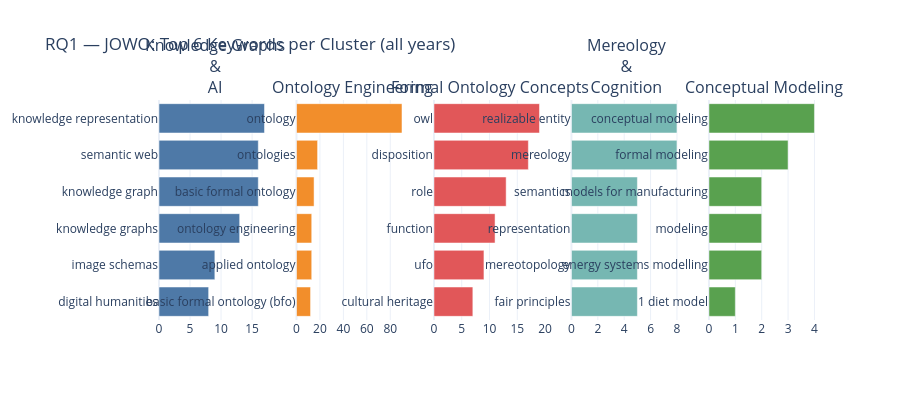

Source (notebook cell):
### Code cell
# ── Fig 1d: Top keywords per cluster (overall JOWO) ───────────────────────────
top_n = 6
fig = make_subplots(
    rows=1, cols=len(CLUSTERS),
    subplot_titles=[c.replace(" & ", "<br>&<br>") for c in CLUSTERS],
    horizontal_spacing=0.04
)

for i, cluster in enumerate(CLUSTERS, start=1):
    top = (
        df_jowo[df_jowo.cluster == cluster]
        .groupby("kw_clean")["count"].sum()
        .nlargest(top_n)
        .sort_values()
    )
    fig.add_trace(go.Bar(
        x=top.values, y=top.index,
        orientation="h",
        marker_color=CLUSTER_COLORS[cluster],
        showlegend=False,
        hovertemplate="%{y}: %{x}<extra></extra>"
    ), row=1, col=i)

fig.update_layout(
    title=f"RQ1 — JOWO: Top {top_n} Keywords per Cluster (all years)",
    height=400, template="plotly_white"
)
fig.show()

### Figure 1 — Plotly figure (JSON) as saved in the notebook; plotly's stock layout.template omitted (floating-point values rounded to 4 significant figures)
{"data": [{"hovertemplate": "%{y}: %{x}<extra></extra>", "marker": {"color": "#4E79A7"}, "orientation": "h", "showlegend": false, "type": "bar", "x": [8, 9, 13, 16, 16, 17], "xaxis": "x", "y": ["digital humanities", "image schemas", "knowledge graphs", "knowledge graph", "semantic web", "knowledge representation"], "yaxis": "y"}, {"hovertemplate": "%{y}: %{x}<extra></extra>", "marker": {"color": "#F28E2B"}, "orientation": "h", "showlegend": false, "type": "bar", "x": [12, 13, 13, 15, 18, 90], "xaxis": "x2", "y": ["basic formal ontology (bfo)", "applied ontology", "ontology engineering", "basic formal ontology", "ontologies", "ontology"], "yaxis": "y2"}, {"hovertemplate": "%{y}: %{x}<extra></extra>", "marker": {"color": "#E15759"}, "orientation": "h", "showlegend": false, "type": "bar", "x": [7, 9, 11, 13, 17, 19], "xaxis": "x3", "y": ["cultural heritage", "ufo", "function", "role", "disposition", "owl"], "yaxis": "y3"}, {"hovertemplate": "%{y}: %{x}<extra></extra>", "marker": {"color": "#76B7B2"}, "orientation": "h", "showlegend": false, "type": "bar", "x": [5, 5, 5, 5, 8, 8], "xaxis": "x4", "y": ["fair principles", "mereotopology", "representation", "semantics", "mereology", "realizable entity"], "yaxis": "y4"}, {"hovertemplate": "%{y}: %{x}<extra></extra>", "marker": {"color": "#59A14F"}, "orientation": "h", "showlegend": false, "type": "bar", "x": [1, 2, 2, 2, 3, 4], "xaxis": "x5", "y": ["1 diet model", "energy systems modelling", "modeling", "models for manufacturing", "formal modeling", "conceptual modeling"], "yaxis": "y5"}], "layout": {"annotations": [{"font": {"size": 16}, "showarrow": false, "text": "Knowledge Graphs<br>&<br>AI", "x": 0.084, "xanchor": "center", "xref": "paper", "y": 1.0, "yanchor": "bottom", "yref": "paper"}, {"font": {"size": 16}, "showarrow": false, "text": "Ontology Engineering", "x": 0.292, "xanchor": "center", "xref": "paper", "y": 1.0, "yanchor": "bottom", "yref": "paper"}, {"font": {"size": 16}, "showarrow": false, "text": "Formal Ontology Concepts", "x": 0.5, "xanchor": "center", "xref": "paper", "y": 1.0, "yanchor": "bottom", "yref": "paper"}, {"font": {"size": 16}, "showarrow": false, "text": "Mereology<br>&<br>Cognition", "x": 0.708, "xanchor": "center", "xref": "paper", "y": 1.0, "yanchor": "bottom", "yref": "paper"}, {"font": {"size": 16}, "showarrow": false, "text": "Conceptual Modeling", "x": 0.916, "xanchor": "center", "xref": "paper", "y": 1.0, "yanchor": "bottom", "yref": "paper"}], "height": 400, "title": {"text": "RQ1 — JOWO: Top 6 Keywords per Cluster (all years)"}, "xaxis": {"anchor": "y", "domain": [0.0, 0.168]}, "xaxis2": {"anchor": "y2", "domain": [0.208, 0.376]}, "xaxis3": {"anchor": "y3", "domain": [0.416, 0.584]}, "xaxis4": {"anchor": "y4", "domain": [0.624, 0.792]}, "xaxis5": {"anchor": "y5", "domain": [0.832, 1.0]}, "yaxis": {"anchor": "x", "domain": [0.0, 1.0]}, "yaxis2": {"anchor": "x2", "domain": [0.0, 1.0]}, "yaxis3": {"anchor": "x3", "domain": [0.0, 1.0]}, "yaxis4": {"anchor": "x4", "domain": [0.0, 1.0]}, "yaxis5": {"anchor": "x5", "domain": [0.0, 1.0]}}}
